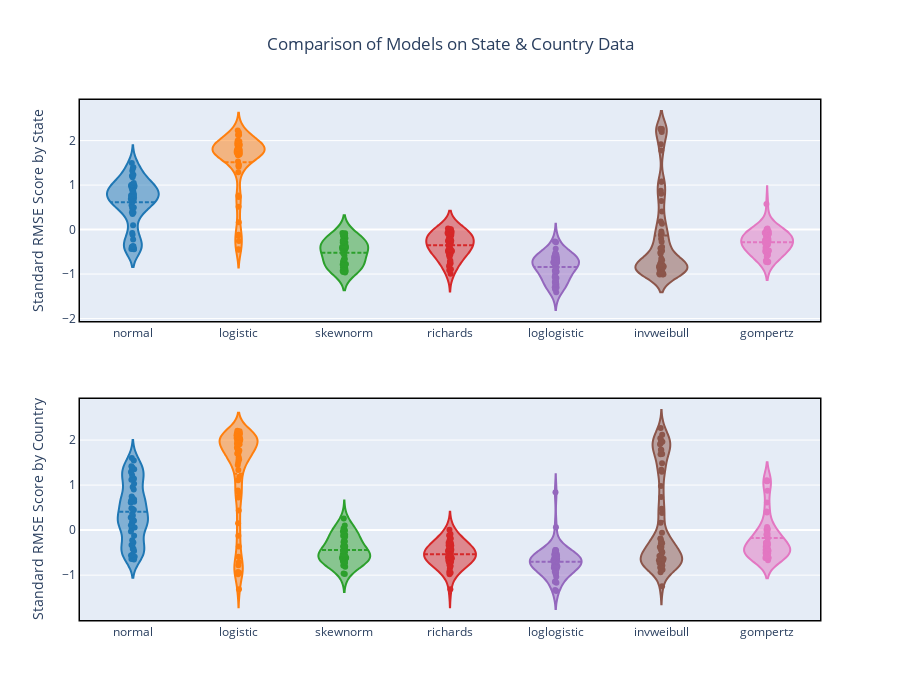

The notebook cell this image was saved under:
### Markdown cell above
Clearly, different models do better for different regions. We can get a sense of how well each model did by plotting the distribution of standardized scores with a [violin plot](https://en.wikipedia.org/wiki/Violin_plot). For this analysis we focus only on the RMSE, because it's the easiest to interpret.

To reiterate, what we're looking for is a model with the lowest standardized RMSE scores for as many states and countries as possible.

### Code cell
fig = make_subplots(rows=2, cols=1)
label = '%{customdata}: %{y:.2f}<extra></extra>'

for i,m in enumerate(state_rmses.columns):
    fig.add_trace(go.Violin(y=state_rmses[m], name=m, box_visible=False, meanline_visible=True, bandwidth=0.2,
                            hoveron='points', customdata = state_rmses.index.values,hovertemplate=label,
                            points='all',jitter=0.1,pointpos=0,line_color=colors[i]),row=1,col=1)
    
    fig.add_trace(go.Violin(y=global_rmses[m],name=m,box_visible=False,meanline_visible=True, bandwidth=0.2,
                            hoveron='points', customdata = global_rmses.index.values,hovertemplate=label,
                            points='all',jitter=0.1,pointpos=0,line_color=colors[i]),row=2,col=1)
    

fig.update_layout(height=700,title_text="Comparison of Models on State & Country Data",title_x=0.5,showlegend=False)
fig.update_xaxes(showline=True, linewidth=1.5, linecolor='black', mirror=True)
fig.update_yaxes(showline=True, linewidth=1.5, linecolor='black', mirror=True)
fig.update_yaxes(title="Standard RMSE Score by State",row=1,col=1)
fig.update_yaxes(title="Standard RMSE Score by Country",row=2,col=1)
fig.show()

### Figure 1 — Plotly figure (JSON) as saved in the notebook; plotly's stock layout.template omitted (floating-point values rounded to 4 significant figures)
{"data": [{"bandwidth": 0.2, "box": {"visible": false}, "customdata": ["MN", "NE", "NY", "IA", "NJ", "IL", "KS", "MA", "CA", "PA", "MI", "FL", "VA", "TX", "MD", "CT", "GA", "LA", "OH", "IN", "CO", "TN", "NC", "WA", "RI", "WI", "AZ", "MS", "MO", "AL", "DE", "SC", "KY", "UT", "DC", "NM", "NV", "AR", "OK", "NH", "ND", "OR", "SD", "ID", "PR", "WV", "ME", "VT", "WY", "HI", "MT", "AK", "GU"], "hoveron": "points", "hovertemplate": "%{customdata}: %{y:.2f}<extra></extra>", "jitter": 0.1, "line": {"color": "rgb(31, 119, 180)"}, "meanline": {"visible": true}, "name": "normal", "pointpos": 0, "points": "all", "type": "violin", "xaxis": "x", "y": [-0.3806, -0.3747, 1.002, -0.3895, 0.9385, 0.4958, -0.3721, 0.351, 0.6382, 0.9631, 0.7645, 1.045, 0.388, 0.8628, 0.6284, 0.09652, 0.8007, 1.495, -0.221, 0.7541, 0.7161, 0.6887, 0.6667, 1.177, -0.4373, 0.6709, 0.7403, 0.5459, 1.014, 0.7404, -0.1167, 0.9304, 0.3841, 0.7778, 0.6867, 0.4767, 0.9779, -0.4329, 0.9934, 0.7115, -0.4421, 0.9934, -0.0778, 1.377, 0.9971, 0.8817, 0.9558, 1.232, 0.6973, 0.5084, 1.208, 1.322, 1.401], "yaxis": "y"}, {"bandwidth": 0.2, "box": {"visible": false}, "customdata": ["United States", "Brazil", "Ecuador", "Russia", "Spain", "Italy", "United Kingdom", "Qatar", "France", "Germany", "Peru", "Pakistan", "Turkey", "Mexico", "Saudi Arabia", "Iran", "China", "India", "Canada", "Belgium", "Netherlands", "Belarus", "Switzerland", "Sweden", "Portugal", "South Africa", "Chile", "Ireland", "Singapore", "United Arab Emirates", "Ukraine", "Japan", "Israel", "Austria", "Egypt", "Poland", "Indonesia", "Romania", "Bangladesh", "Colombia", "Korea, South", "Serbia", "Denmark", "Dominican Republic", "Philippines", "Panama", "Norway", "Czechia", "Australia", "Malaysia"], "hoveron": "points", "hovertemplate": "%{customdata}: %{y:.2f}<extra></extra>", "jitter": 0.1, "line": {"color": "rgb(31, 119, 180)"}, "meanline": {"visible": true}, "name": "normal", "pointpos": 0, "points": "all", "type": "violin", "xaxis": "x2", "y": [0.9, -0.3384, -0.03258, -0.5608, 1.168, 1.14, 0.7182, -0.1253, -0.5479, 1.351, 0.209, -0.2758, 0.1754, -0.4209, 0.03383, -0.4661, -0.3294, 0.282, 0.654, 0.6131, 0.4681, 0.2032, 1.418, 0.1108, 1.028, 0.2273, 0.6301, -0.227, 0.2593, 0.4489, -0.644, 0.1048, 1.223, 1.547, 0.05614, 0.6899, -0.6551, 0.7458, 0.3633, 0.4838, 1.292, -0.5941, -0.4114, 0.324, 0.9549, 0.6774, 1.392, 1.348, 1.602, 1.121], "yaxis": "y2"}, {"bandwidth": 0.2, "box": {"visible": false}, "customdata": ["MN", "NE", "NY", "IA", "NJ", "IL", "KS", "MA", "CA", "PA", "MI", "FL", "VA", "TX", "MD", "CT", "GA", "LA", "OH", "IN", "CO", "TN", "NC", "WA", "RI", "WI", "AZ", "MS", "MO", "AL", "DE", "SC", "KY", "UT", "DC", "NM", "NV", "AR", "OK", "NH", "ND", "OR", "SD", "ID", "PR", "WV", "ME", "VT", "WY", "HI", "MT", "AK", "GU"], "hoveron": "points", "hovertemplate": "%{customdata}: %{y:.2f}<extra></extra>", "jitter": 0.1, "line": {"color": "rgb(255, 127, 14)"}, "meanline": {"visible": true}, "name": "logistic", "pointpos": 0, "points": "all", "type": "violin", "xaxis": "x", "y": [-0.4445, -0.4536, 1.821, -0.2546, 1.764, 1.87, 0.1657, 2.125, 1.912, 1.774, 1.908, 1.74, 1.941, 1.813, 1.956, 2.123, 1.93, 1.414, 2.183, 1.703, 1.762, 1.738, 1.791, 1.46, 1.752, 1.741, 1.689, 2.004, 1.694, 1.979, 2.228, 1.731, 2.137, 1.727, 1.961, 1.992, 1.696, 1.879, 1.668, 1.808, -0.115, 1.712, -0.137, 1.44, 1.696, 1.908, 1.829, 0.7679, 1.73, 0.515, 1.287, 1.531, 0.7324], "yaxis": "y"}, {"bandwidth": 0.2, "box": {"visible": false}, "customdata": ["United States", "Brazil", "Ecuador", "Russia", "Spain", "Italy", "United Kingdom", "Qatar", "France", "Germany", "Peru", "Pakistan", "Turkey", "Mexico", "Saudi Arabia", "Iran", "China", "India", "Canada", "Belgium", "Netherlands", "Belarus", "Switzerland", "Sweden", "Portugal", "South Africa", "Chile", "Ireland", "Singapore", "United Arab Emirates", "Ukraine", "Japan", "Israel", "Austria", "Egypt", "Poland", "Indonesia", "Romania", "Bangladesh", "Colombia", "Korea, South", "Serbia", "Denmark", "Dominican Republic", "Philippines", "Panama", "Norway", "Czechia", "Australia", "Malaysia"], "hoveron": "points", "hovertemplate": "%{customdata}: %{y:.2f}<extra></extra>", "jitter": 0.1, "line": {"color": "rgb(255, 127, 14)"}, "meanline": {"visible": true}, "name": "logistic", "pointpos": 0, "points": "all", "type": "violin", "xaxis": "x2", "y": [1.781, 0.7233, -0.7087, 2.048, 1.698, 1.7, 1.987, -0.9464, -0.5908, 1.562, 2.084, 1.106, 2.009, 0.8253, -1.311, -0.1267, -0.3652, 2.15, 1.978, 2.044, 2.084, 2.124, 1.505, 2.196, 1.805, 1.974, 1.833, -0.7802, -0.9816, 2.105, 1.918, -0.9283, 1.619, 1.333, 2.204, 2.007, 1.768, 1.975, 2.139, 1.908, 1.185, 0.1539, 0.4352, 2.148, 1.717, 1.979, 1.447, 1.568, 0.8778, 1.728], "yaxis": "y2"}, {"bandwidth": 0.2, "box": {"visible": false}, "customdata": ["MN", "NE", "NY", "IA", "NJ", "IL", "KS", "MA", "CA", "PA", "MI", "FL", "VA", "TX", "MD", "CT", "GA", "LA", "OH", "IN", "CO", "TN", "NC", "WA", "RI", "WI", "AZ", "MS", "MO", "AL", "DE", "SC", "KY", "UT", "DC", "NM", "NV", "AR", "OK", "NH", "ND", "OR", "SD", "ID", "PR", "WV", "ME", "VT", "WY", "HI", "MT", "AK", "GU"], "hoveron": "points", "hovertemplate": "%{customdata}: %{y:.2f}<extra></extra>", "jitter": 0.1, "line": {"color": "rgb(44, 160, 44)"}, "meanline": {"visible": true}, "name": "skewnorm", "pointpos": 0, "points": "all", "type": "violin", "xaxis": "x", "y": [-0.3945, -0.3941, -0.676, -0.3898, -0.8584, -0.08241, -0.3947, -0.4468, -0.2899, -0.9326, -0.7849, -0.8631, -0.07684, -0.8496, -0.3644, -0.535, -0.7889, -0.4509, -0.3728, -0.2634, -0.2475, -0.1538, -0.1447, -0.8176, -0.7181, -0.1125, -0.1974, -0.2426, -0.8734, -0.7505, -0.4115, -0.9303, -0.4885, -0.3602, -0.5802, -0.1395, -0.966, -0.4365, -0.9285, -0.2888, -0.4421, -0.9536, -0.3744, -0.525, -0.7865, -0.6667, -0.773, -0.442, -0.2741, -0.7722, -0.8638, -0.6621, -0.1276], "yaxis": "y"}, {"bandwidth": 0.2, "box": {"visible": false}, "customdata": ["United States", "Brazil", "Ecuador", "Russia", "Spain", "Italy", "United Kingdom", "Qatar", "France", "Germany", "Peru", "Pakistan", "Turkey", "Mexico", "Saudi Arabia", "Iran", "China", "India", "Canada", "Belgium", "Netherlands", "Belarus", "Switzerland", "Sweden", "Portugal", "South Africa", "Chile", "Ireland", "Singapore", "United Arab Emirates", "Ukraine", "Japan", "Israel", "Austria", "Egypt", "Poland", "Indonesia", "Romania", "Bangladesh", "Colombia", "Korea, South", "Serbia", "Denmark", "Dominican Republic", "Philippines", "Panama", "Norway", "Czechia", "Australia", "Malaysia"], "hoveron": "points", "hovertemplate": "%{customdata}: %{y:.2f}<extra></extra>", "jitter": 0.1, "line": {"color": "rgb(44, 160, 44)"}, "meanline": {"visible": true}, "name": "skewnorm", "pointpos": 0, "points": "all", "type": "violin", "xaxis": "x2", "y": [-0.964, -0.3969, -0.03258, -0.5608, -0.7281, -0.8109, -0.7621, -0.1253, -0.5479, -0.5907, -0.01253, -0.3576, -0.7288, -0.471, 0.03383, -0.5261, -0.3631, -0.2504, -0.465, -0.5651, -0.5452, -0.1006, -0.6319, -0.6133, -0.714, 0.0374, -0.1472, -0.227, 0.2593, -0.4863, -0.644, 0.1048, -0.7876, -0.2649, -0.275, -0.6977, -0.6868, -0.696, -0.4564, -0.006208, -0.08268, -0.5971, -0.6164, -0.3435, -0.9725, -0.6103, -0.6093, -0.5792, -0.09669, -0.6284], "yaxis": "y2"}, {"bandwidth": 0.2, "box": {"visible": false}, "customdata": ["MN", "NE", "NY", "IA", "NJ", "IL", "KS", "MA", "CA", "PA", "MI", "FL", "VA", "TX", "MD", "CT", "GA", "LA", "OH", "IN", "CO", "TN", "NC", "WA", "RI", "WI", "AZ", "MS", "MO", "AL", "DE", "SC", "KY", "UT", "DC", "NM", "NV", "AR", "OK", "NH", "ND", "OR", "SD", "ID", "PR", "WV", "ME", "VT", "WY", "HI", "MT", "AK", "GU"], "hoveron": "points", "hovertemplate": "%{customdata}: %{y:.2f}<extra></extra>", "jitter": 0.1, "line": {"color": "rgb(214, 39, 40)"}, "meanline": {"visible": true}, "name": "richards", "pointpos": 0, "points": "all", "type": "violin", "xaxis": "x", "y": [-0.4419, -0.4509, -0.4815, -0.3904, -0.1365, -0.2408, -0.4453, -0.5694, -0.1988, -0.2123, -0.5574, -0.2552, -0.318, -0.137, -0.2343, -0.6181, -0.3568, -0.5018, -0.4912, 0.008639, -0.04325, -0.03213, -0.08747, -0.7257, -0.7592, -0.04992, 0.009519, -0.3074, -0.1064, -0.4681, -0.5261, -0.07288, -0.4484, -0.005245, -0.255, -0.266, -0.07421, -0.4736, -0.04166, -0.08527, -0.3434, -0.1238, -0.9914, -0.2426, -0.08865, -0.4969, -0.3215, -0.9147, 0.02381, -0.8918, -0.8254, -0.7, -0.7876], "yaxis": "y"}, {"bandwidth": 0.2, "box": {"visible": false}, "customdata": ["United States", "Brazil", "Ecuador", "Russia", "Spain", "Italy", "United Kingdom", "Qatar", "France", "Germany", "Peru", "Pakistan", "Turkey", "Mexico", "Saudi Arabia", "Iran", "China", "India", "Canada", "Belgium", "Netherlands", "Belarus", "Switzerland", "Sweden", "Portugal", "South Africa", "Chile", "Ireland", "Singapore", "United Arab Emirates", "Ukraine", "Japan", "Israel", "Austria", "Egypt", "Poland", "Indonesia", "Romania", "Bangladesh", "Colombia", "Korea, South", "Serbia", "Denmark", "Dominican Republic", "Philippines", "Panama", "Norway", "Czechia", "Australia", "Malaysia"], "hoveron": "points", "hovertemplate": "%{customdata}: %{y:.2f}<extra></extra>", "jitter": 0.1, "line": {"color": "rgb(214, 39, 40)"}, "meanline": {"visible": true}, "name": "richards", "pointpos": 0, "points": "all", "type": "violin", "xaxis": "x2", "y": [-0.1363, -0.4962, -0.7087, -0.8652, -0.6358, -0.3374, -0.4599, -0.9464, -0.5908, -0.6047, -0.2937, -0.5537, -0.7034, -0.551, -1.311, -0.7007, -0.4001, -0.4331, -0.2815, -0.5935, -0.6257, -0.3397, -0.5983, -0.523, -0.4166, -0.2271, -0.1162, -0.7802, -0.9816, -0.4061, -0.6156, -0.9283, -0.2864, -0.6043, -0.5043, -0.4679, -0.6057, -0.4251, -0.4231, -0.1865, 0.01073, -0.7927, -0.7855, -0.4549, -0.0841, -0.2862, -0.7135, -0.5944, -0.8066, -0.6755], "yaxis": "y2"}, {"bandwidth": 0.2, "box": {"visible": false}, "customdata": ["MN", "NE", "NY", "IA", "NJ", "IL", "KS", "MA", "CA", "PA", "MI", "FL", "VA", "TX", "MD", "CT", "GA", "LA", "OH", "IN", "CO", "TN", "NC", "WA", "RI", "WI", "AZ", "MS", "MO", "AL", "DE", "SC", "KY", "UT", "DC", "NM", "NV", "AR", "OK", "NH", "ND", "OR", "SD", "ID", "PR", "WV", "ME", "VT", "WY", "HI", "MT", "AK", "GU"], "hoveron": "points", "hovertemplate": "%{customdata}: %{y:.2f}<extra></extra>", "jitter": 0.1, "line": {"color": "rgb(148, 103, 189)"}, "meanline": {"visible": true}, "name": "loglogistic", "pointpos": 0, "points": "all", "type": "violin", "xaxis": "x", "y": [-0.2664, -0.2858, -0.7637, -0.4328, -0.7577, -1.406, -0.664, -0.6847, -1.069, -0.6146, -0.7309, -0.6407, -1.341, -0.7277, -0.928, -0.6367, -0.5779, -0.7347, -0.7399, -1.204, -1.167, -1.244, -1.178, -0.7777, -0.6303, -1.299, -1.243, -0.8942, -0.7641, -0.5549, -0.5337, -0.7371, -0.5929, -1.13, -0.7261, -1.013, -0.7174, -0.9366, -0.7727, -1.087, -0.5657, -0.6814, -0.9138, -0.8554, -0.8498, -0.6156, -0.6778, -1.202, -1.212, -0.9486, -0.7147, -0.6922, -1.295], "yaxis": "y"}, {"bandwidth": 0.2, "box": {"visible": false}, "customdata": ["United States", "Brazil", "Ecuador", "Russia", "Spain", "Italy", "United Kingdom", "Qatar", "France", "Germany", "Peru", "Pakistan", "Turkey", "Mexico", "Saudi Arabia", "Iran", "China", "India", "Canada", "Belgium", "Netherlands", "Belarus", "Switzerland", "Sweden", "Portugal", "South Africa", "Chile", "Ireland", "Singapore", "United Arab Emirates", "Ukraine", "Japan", "Israel", "Austria", "Egypt", "Poland", "Indonesia", "Romania", "Bangladesh", "Colombia", "Korea, South", "Serbia", "Denmark", "Dominican Republic", "Philippines", "Panama", "Norway", "Czechia", "Australia", "Malaysia"], "hoveron": "points", "hovertemplate": "%{customdata}: %{y:.2f}<extra></extra>", "jitter": 0.1, "line": {"color": "rgb(148, 103, 189)"}, "meanline": {"visible": true}, "name": "loglogistic", "pointpos": 0, "points": "all", "type": "violin", "xaxis": "x2", "y": [-0.6542, -0.8911, -0.7046, -0.4432, -0.5895, -0.6197, -0.4498, 0.06268, -0.5908, -0.6895, -0.9494, -1.034, -0.8101, -0.729, 0.8393, -0.7931, -0.44, -0.6689, -0.7878, -0.5278, -0.5721, -0.8402, -0.6058, -0.4572, -0.6193, -1.327, -1.147, -0.7802, -0.9816, -0.5403, -0.7559, -0.9283, -0.7015, -0.8415, -0.6816, -0.4873, -0.8065, -0.5373, -0.5101, -1.135, -1.171, -0.8284, -0.9212, -0.6773, -0.7008, -0.7016, -0.8369, -0.6799, -1.351, -0.6279], "yaxis": "y2"}, {"bandwidth": 0.2, "box": {"visible": false}, "customdata": ["MN", "NE", "NY", "IA", "NJ", "IL", "KS", "MA", "CA", "PA", "MI", "FL", "VA", "TX", "MD", "CT", "GA", "LA", "OH", "IN", "CO", "TN", "NC", "WA", "RI", "WI", "AZ", "MS", "MO", "AL", "DE", "SC", "KY", "UT", "DC", "NM", "NV", "AR", "OK", "NH", "ND", "OR", "SD", "ID", "PR", "WV", "ME", "VT", "WY", "HI", "MT", "AK", "GU"], "hoveron": "points", "hovertemplate": "%{customdata}: %{y:.2f}<extra></extra>", "jitter": 0.1, "line": {"color": "rgb(140, 86, 75)"}, "meanline": {"visible": true}, "name": "invweibull", "pointpos": 0, "points": "all", "type": "violin", "xaxis": "x", "y": [2.263, 2.263, -0.42, 2.264, -0.8129, -0.393, 2.192, -0.2061, -0.7943, -0.7657, -0.04219, -0.771, -0.2743, -0.8244, -0.8228, 0.182, -0.6503, -0.7199, 0.1334, -1.007, -0.9769, -0.9646, -0.9608, 0.4048, 1.081, -0.9005, -1.008, -0.7985, -0.8567, -0.4773, -0.1142, -0.848, -0.5427, -1.004, -0.8309, -0.7844, -0.8419, 0.8739, -0.8767, -0.9725, 2.246, -0.8229, 1.92, -0.9513, -0.8793, -0.5136, -0.691, 1.073, -0.9878, 1.775, 0.6405, -0.09904, 0.8078], "yaxis": "y"}, {"bandwidth": 0.2, "box": {"visible": false}, "customdata": ["United States", "Brazil", "Ecuador", "Russia", "Spain", "Italy", "United Kingdom", "Qatar", "France", "Germany", "Peru", "Pakistan", "Turkey", "Mexico", "Saudi Arabia", "Iran", "China", "India", "Canada", "Belgium", "Netherlands", "Belarus", "Switzerland", "Sweden", "Portugal", "South Africa", "Chile", "Ireland", "Singapore", "United Arab Emirates", "Ukraine", "Japan", "Israel", "Austria", "Egypt", "Poland", "Indonesia", "Romania", "Bangladesh", "Colombia", "Korea, South", "Serbia", "Denmark", "Dominican Republic", "Philippines", "Panama", "Norway", "Czechia", "Australia", "Malaysia"], "hoveron": "points", "hovertemplate": "%{customdata}: %{y:.2f}<extra></extra>", "jitter": 0.1, "line": {"color": "rgb(140, 86, 75)"}, "meanline": {"visible": true}, "name": "invweibull", "pointpos": 0, "points": "all", "type": "violin", "xaxis": "x2", "y": [-0.79, 1.962, 2.12, 0.4722, -0.2944, -0.7349, -0.5728, 2.043, 1.78, -0.4247, -0.7281, 1.692, 0.3821, 1.934, 1.298, 1.998, 2.266, -0.6383, -0.8157, -0.3774, -0.1886, -0.7054, -0.4895, -0.1977, -0.6666, -0.3743, -0.9362, 1.685, 1.339, -0.7147, 0.7345, 1.484, -0.7796, -0.5654, -0.2925, -0.5763, 0.9775, -0.6378, -0.6689, -0.8773, -1.245, 1.787, 1.909, -0.5408, -0.8302, -0.7722, -0.05801, -0.4688, 0.1655, -0.2458], "yaxis": "y2"}, {"bandwidth": 0.2, "box": {"visible": false}, "customdata": ["MN", "NE", "NY", "IA", "NJ", "IL", "KS", "MA", "CA", "PA", "MI", "FL", "VA", "TX", "MD", "CT", "GA", "LA", "OH", "IN", "CO", "TN", "NC", "WA", "RI", "WI", "AZ", "MS", "MO", "AL", "DE", "SC", "KY", "UT", "DC", "NM", "NV", "AR", "OK", "NH", "ND", "OR", "SD", "ID", "PR", "WV", "ME", "VT", "WY", "HI", "MT", "AK", "GU"], "hoveron": "points", "hovertemplate": "%{customdata}: %{y:.2f}<extra></extra>", "jitter": 0.1, "line": {"color": "rgb(227, 119, 194)"}, "meanline": {"visible": true}, "name": "gompertz", "pointpos": 0, "points": "all", "type": "violin", "xaxis": "x", "y": [-0.3355, -0.3039, -0.4816, -0.4071, -0.1366, -0.2433, -0.482, -0.5694, -0.1989, -0.2123, -0.5575, -0.2553, -0.3182, -0.1371, -0.2345, -0.6123, -0.3568, -0.502, -0.4912, 0.00861, -0.04333, -0.03229, -0.08768, -0.7208, -0.2877, -0.04998, 0.009348, -0.3075, -0.1069, -0.4681, -0.5262, -0.07294, -0.4484, -0.00542, -0.2551, -0.2661, -0.07429, -0.4737, -0.0417, -0.0854, -0.3377, -0.1239, 0.5742, -0.2427, -0.0887, -0.497, -0.3215, -0.5136, 0.02363, -0.1859, -0.7317, -0.7, -0.7315], "yaxis": "y"}, {"bandwidth": 0.2, "box": {"visible": false}, "customdata": ["United States", "Brazil", "Ecuador", "Russia", "Spain", "Italy", "United Kingdom", "Qatar", "France", "Germany", "Peru", "Pakistan", "Turkey", "Mexico", "Saudi Arabia", "Iran", "China", "India", "Canada", "Belgium", "Netherlands", "Belarus", "Switzerland", "Sweden", "Portugal", "South Africa", "Chile", "Ireland", "Singapore", "United Arab Emirates", "Ukraine", "Japan", "Israel", "Austria", "Egypt", "Poland", "Indonesia", "Romania", "Bangladesh", "Colombia", "Korea, South", "Serbia", "Denmark", "Dominican Republic", "Philippines", "Panama", "Norway", "Czechia", "Australia", "Malaysia"], "hoveron": "points", "hovertemplate": "%{customdata}: %{y:.2f}<extra></extra>", "jitter": 0.1, "line": {"color": "rgb(227, 119, 194)"}, "meanline": {"visible": true}, "name": "gompertz", "pointpos": 0, "points": "all", "type": "violin", "xaxis": "x2", "y": [-0.1364, -0.5624, 0.06746, -0.09018, -0.6186, -0.3374, -0.4608, 0.03814, 1.089, -0.6035, -0.3091, -0.577, -0.3241, -0.5873, 0.4159, 0.6147, -0.3687, -0.4409, -0.2816, -0.5935, -0.6208, -0.3417, -0.5983, -0.5159, -0.4166, -0.3104, -0.1164, 1.11, 1.087, -0.4062, 0.00672, 1.091, -0.2864, -0.6044, -0.5071, -0.468, 0.008488, -0.4251, -0.444, -0.1866, 0.0105, 0.8717, 0.3905, -0.455, -0.08415, -0.2863, -0.621, -0.594, -0.3911, -0.6715], "yaxis": "y2"}], "layout": {"height": 700, "showlegend": false, "title": {"text": "Comparison of Models on State & Country Data", "x": 0.5}, "xaxis": {"anchor": "y", "domain": [0, 1], "linecolor": "black", "linewidth": 1.5, "mirror": true, "showline": true}, "xaxis2": {"anchor": "y2", "domain": [0, 1], "linecolor": "black", "linewidth": 1.5, "mirror": true, "showline": true}, "yaxis": {"anchor": "x", "domain": [0.575, 1], "linecolor": "black", "linewidth": 1.5, "mirror": true, "showline": true, "title": {"text": "Standard RMSE Score by State"}}, "yaxis2": {"anchor": "x2", "domain": [0, 0.425], "linecolor": "black", "linewidth": 1.5, "mirror": true, "showline": true, "title": {"text": "Standard RMSE Score by Country"}}}}
